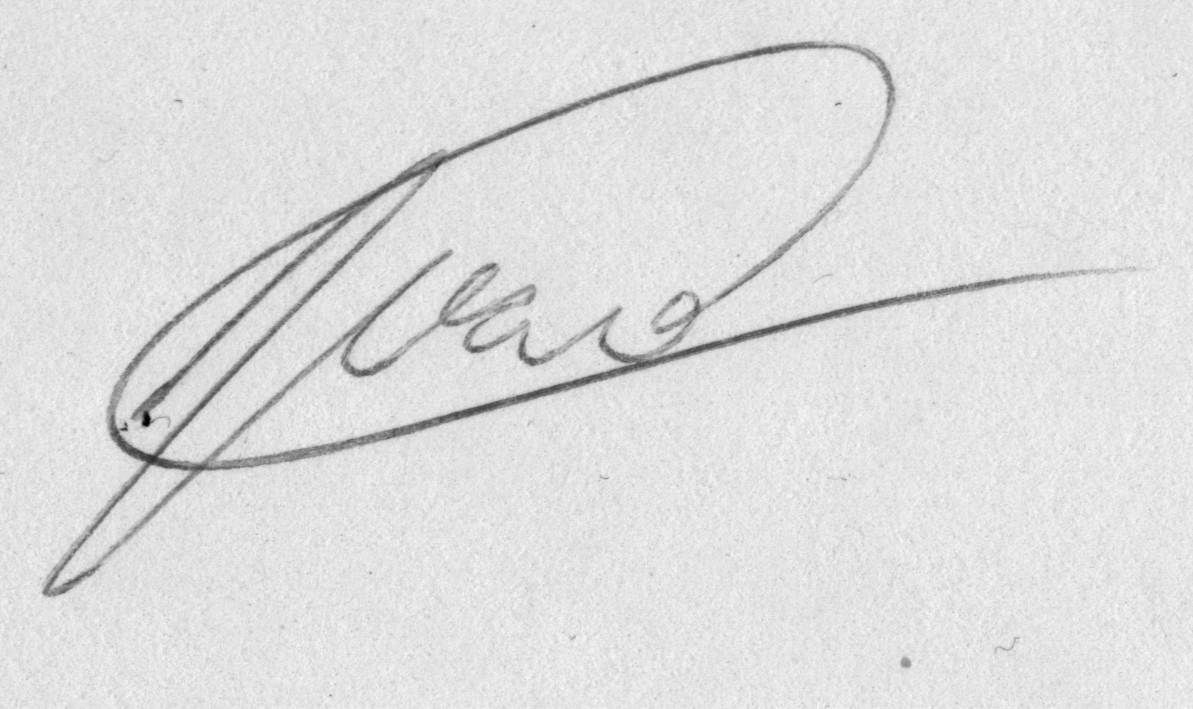
#> input picture data/a1.png, 1193 x 709 px
$ python -i normalize.py   (imports and definitions only)
#> lines starting #> are read from the running program, lines starting #| are printed output that depends on the picture; after the words box and inside, x2 and y2 are one past the last pixel; in counts of white or black regions, pixels touching at a corner belong together
#> further down, picture is the input picture: shape (709, 1193); min 0, max 255, mean 222.3
import numpy as np
from skimage import filters, transform
from typing import Tuple
from skimage.transform import resize
from skimage import img_as_ubyte


# [38 lines left out: function preprocess_signature, not called in this run]


def normalize_image(img: np.ndarray,
                    canvas_size: Tuple[int, int] = (840, 1360)) -> np.ndarray:
    """ Centers an image in a pre-defined canvas size, and remove
    noise using OTSU's method.

    Parameters
    ----------
    img : np.ndarray (H x W)
        The image to be processed
    canvas_size : tuple (H x W)
        The desired canvas size

    Returns
    -------
    np.ndarray (H x W)
        The normalized image
    """
#> called with canvas_size = (840, 1360)

    # 1) Crop the image before getting the center of mass

    # Apply a gaussian filter on the image to remove small components
    # Note: this is only used to define the limits to crop the image
    max_rows, max_cols = canvas_size

    blur_radius = 2
    blurred_image = filters.gaussian(img, blur_radius, preserve_range=True)

    # Binarize the image using OTSU's algorithm. This is used to find the center
    # of mass of the image, and find the threshold to remove background noise
    threshold = filters.threshold_otsu(img)
#> threshold = 181

    # Find the center of mass
    binarized_image = blurred_image > threshold
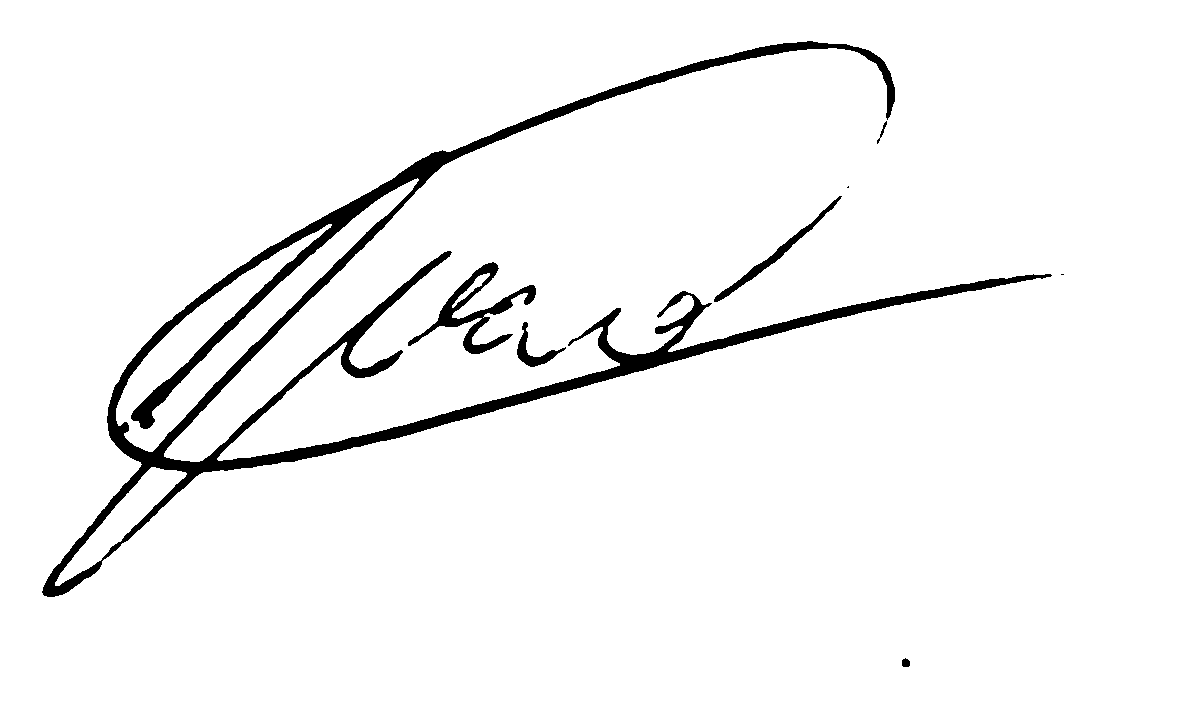
#> binarized_image: shape (709, 1193) bool; 95.7% white; 8 black regions (2 under 20 px), largest, box (x1, y1, x2, y2) and area: (42, 41, 1052, 597) 31882, (408, 262, 536, 354) 2483, (714, 196, 842, 302) 1011, (517, 322, 566, 367) 571, (902, 658, 910, 667) 59, (877, 121, 887, 144) 50
    r, c = np.where(binarized_image == 0)
    r_center = int(r.mean() - r.min())
#> r_center = 281
    c_center = int(c.mean() - c.min())
#> c_center = 393

    # Crop the image with a tight box
    size = (400,650)
    y_min = r.min()-5 if (r.min()-5)>=0 else 0
#> y_min = 36
    y_max = r.max()+5 if (r.max()+5)<=max_rows else max_rows
#> y_max = 671
    x_min = c.min()-5 if (c.min()-5)>=0 else 0
#> x_min = 37
    x_max = c.max()+5 if (c.max()+5)<=max_cols else max_cols
#> x_max = 1068

    cropped = img[y_min: y_max, x_min: x_max]
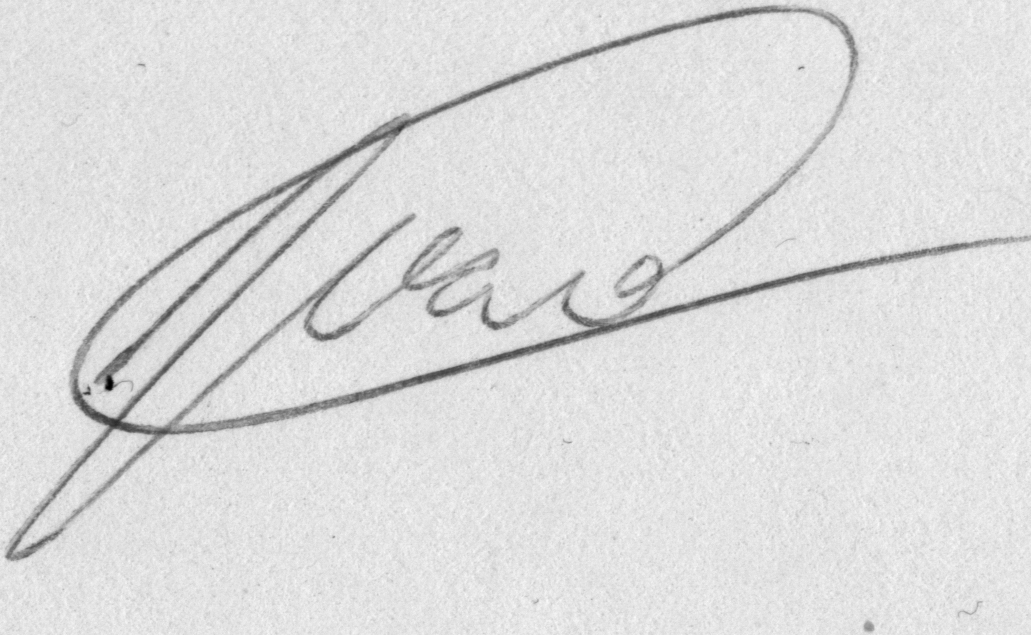
#> cropped: shape (635, 1031); min 0, max 250, mean 220.8
    cropped = img_as_ubyte(resize(cropped, size))
#> cropped: shape (400, 650)
    img_rows, img_cols = cropped.shape
#> img_rows = 400; img_cols = 650

    normalized_image = np.ones((max_rows, max_cols), dtype=np.uint8) * 255
    # 2) Center the image
    # Add the image to the blank canvas
    r_start = (max_rows-img_rows)//2 + 1
#> r_start = 221
    c_start = (max_cols-img_cols)//2 + 1
#> c_start = 356
    normalized_image[r_start:r_start + img_rows -2, c_start:c_start + img_cols -2] = cropped[1:-1, 1:-1]
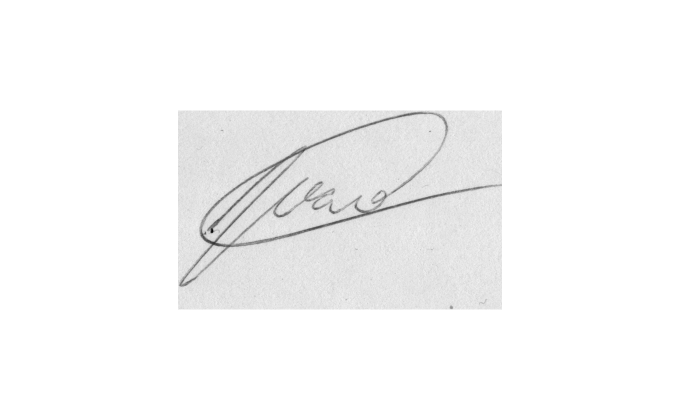
#> normalized_image: shape (840, 1360) (shown at 1/2 size); min 0, max 255, mean 247.3

    # Remove noise - anything higher than the threshold. Note that the image is still grayscale
    normalized_image[normalized_image > threshold] = 255
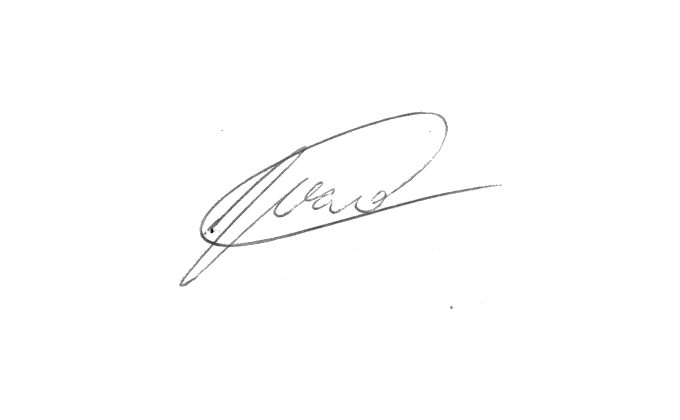
#> normalized_image: shape (840, 1360) (shown at 1/2 size); min 0, max 255, mean 253.6

    return normalized_image


# [113 lines left out: functions remove_background, resize_image, crop_center, crop_center_multiple, not called in this run]

>>> import cv2
>>> picture = cv2.imread('../../data/a1.png', cv2.IMREAD_GRAYSCALE)
>>> result = normalize_image(picture)

$ run again, on data/a2.png
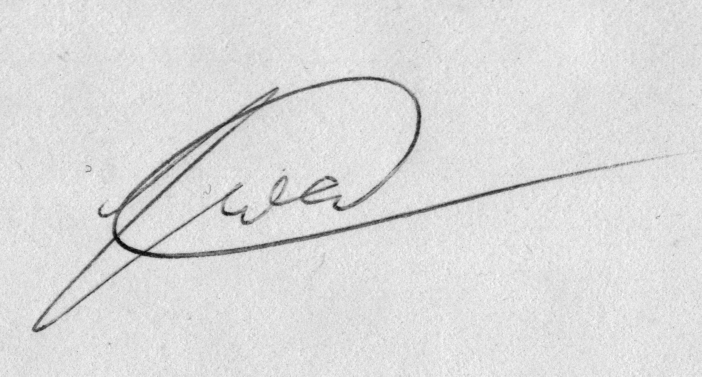
#> input picture data/a2.png, 1403 x 753 px (shown at 1/2 size)
#> picture is the input picture: shape (753, 1403); min 0, max 255, mean 220
#> threshold = 166
#> in normalize_image, `binarized_image = blurred_image > threshold`:
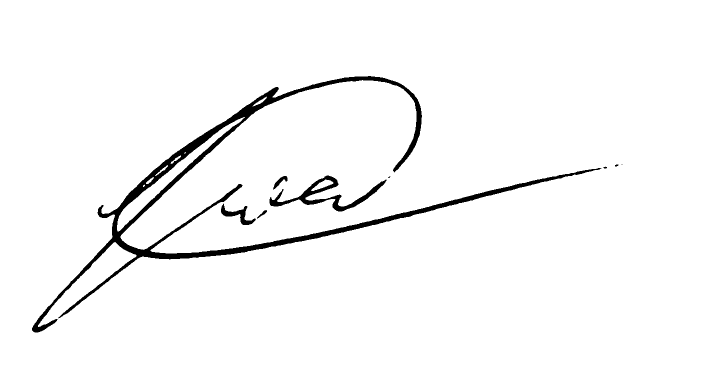
#> binarized_image: shape (753, 1403) bool (shown at 1/2 size); 96.9% white; 9 black regions (2 under 20 px), largest, box (x1, y1, x2, y2) and area: (64, 152, 1203, 665) 28089, (539, 351, 773, 423) 3503, (442, 407, 512, 450) 907
#> r_center = 235
#> c_center = 447
#> y_min = 147
#> y_max = 669
#> x_min = 59
#> x_max = 1249
#> in normalize_image, `normalized_image[normalized_image > threshold] = 255`:
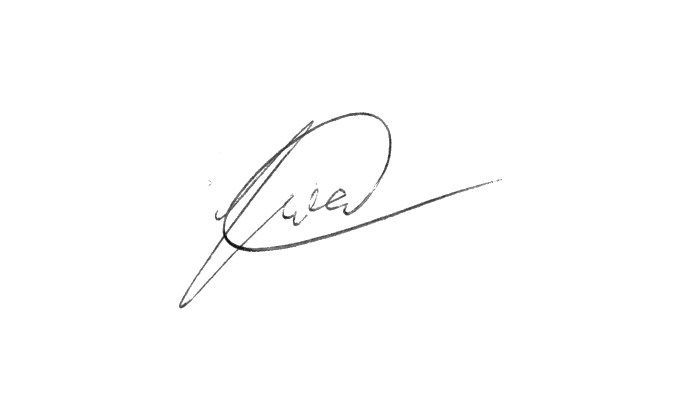
#> normalized_image: shape (840, 1360) (shown at 1/2 size); min 3, max 255, mean 253.4

$ run again, on data/b1.png
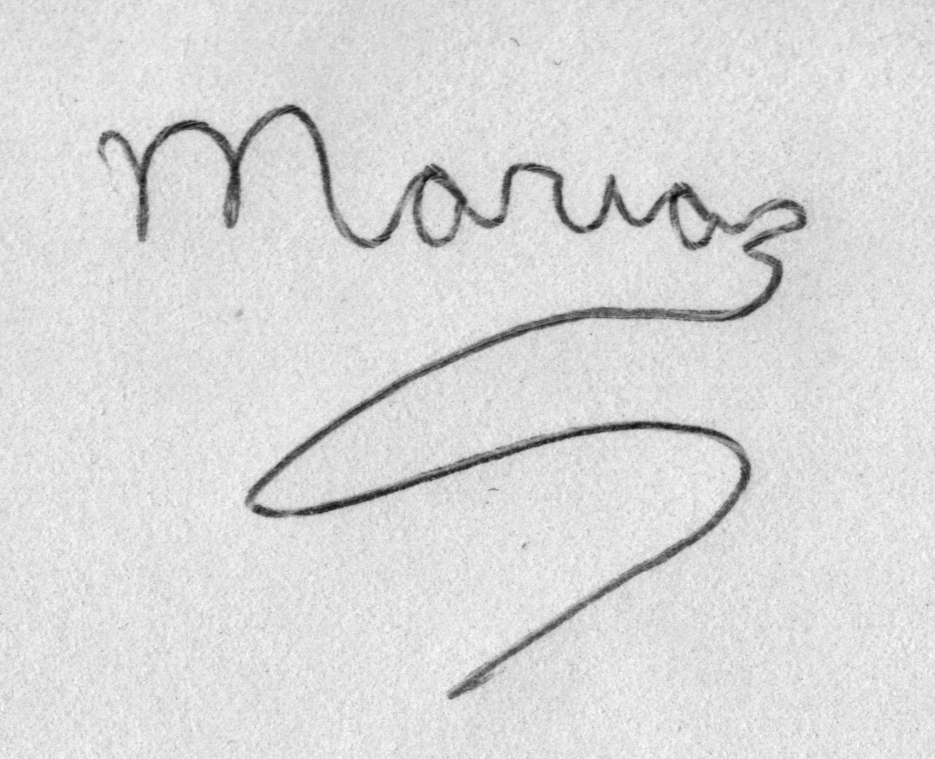
#> input picture data/b1.png, 935 x 759 px
#> picture is the input picture: shape (759, 935); min 0, max 255, mean 218
#> threshold = 163
#> in normalize_image, `binarized_image = blurred_image > threshold`:
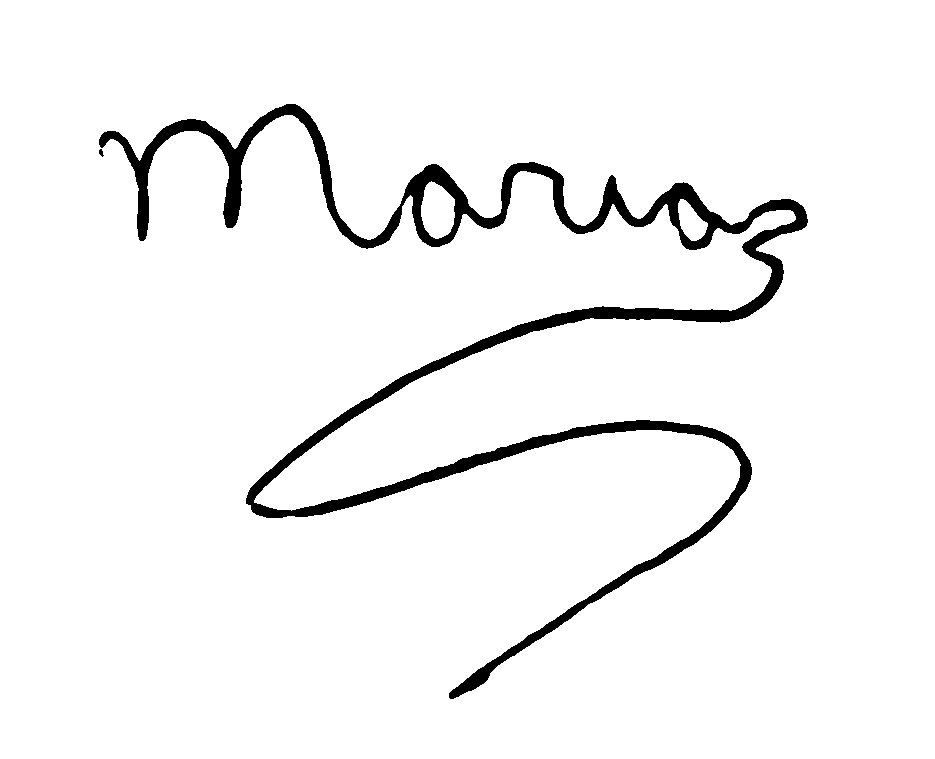
#> binarized_image: shape (759, 935) bool; 95.7% white; 2 black regions, box (x1, y1, x2, y2) and area: (99, 104, 808, 699) 30306, (99, 149, 104, 157) 24
#> r_center = 215
#> c_center = 393
#> y_min = 99
#> y_max = 703
#> x_min = 94
#> x_max = 812
#> in normalize_image, `normalized_image[normalized_image > threshold] = 255`:
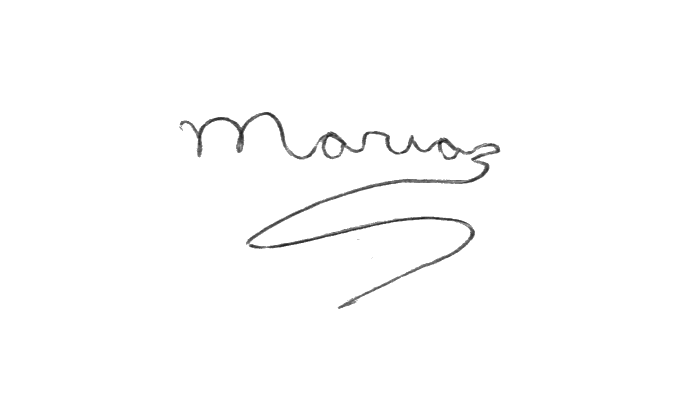
#> normalized_image: shape (840, 1360) (shown at 1/2 size); min 3, max 255, mean 252.7

$ run again, on data/b2.png
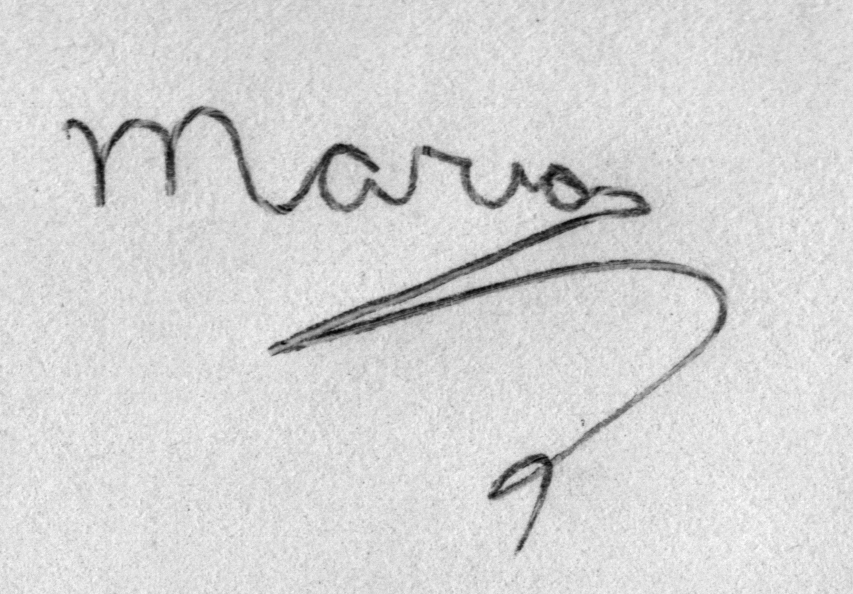
#> input picture data/b2.png, 853 x 594 px
#> picture is the input picture: shape (594, 853); min 0, max 255, mean 213.7
#> threshold = 158
#> in normalize_image, `binarized_image = blurred_image > threshold`:
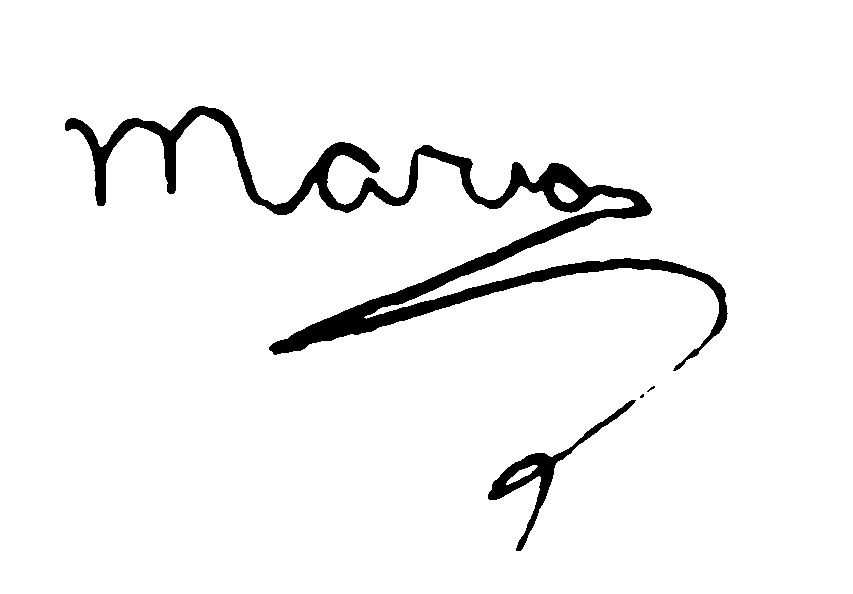
#> binarized_image: shape (594, 853) bool; 95.3% white; 4 black regions (2 under 20 px), largest, box (x1, y1, x2, y2) and area: (65, 106, 728, 371) 21110, (488, 400, 636, 551) 2426
#> r_center = 144
#> c_center = 362
#> y_min = 101
#> y_max = 555
#> x_min = 60
#> x_max = 732
#> in normalize_image, `normalized_image[normalized_image > threshold] = 255`:
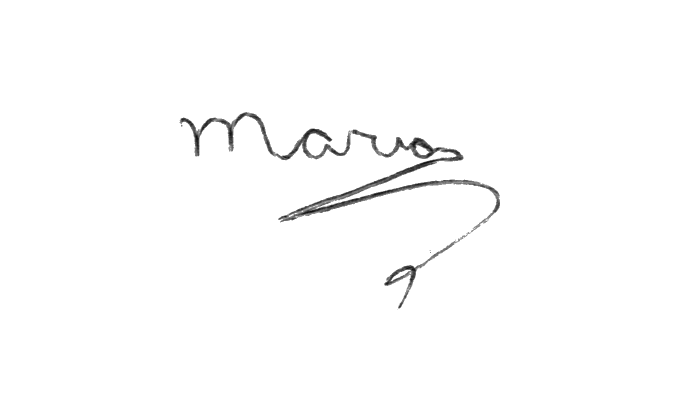
#> normalized_image: shape (840, 1360) (shown at 1/2 size); min 5, max 255, mean 252.4
